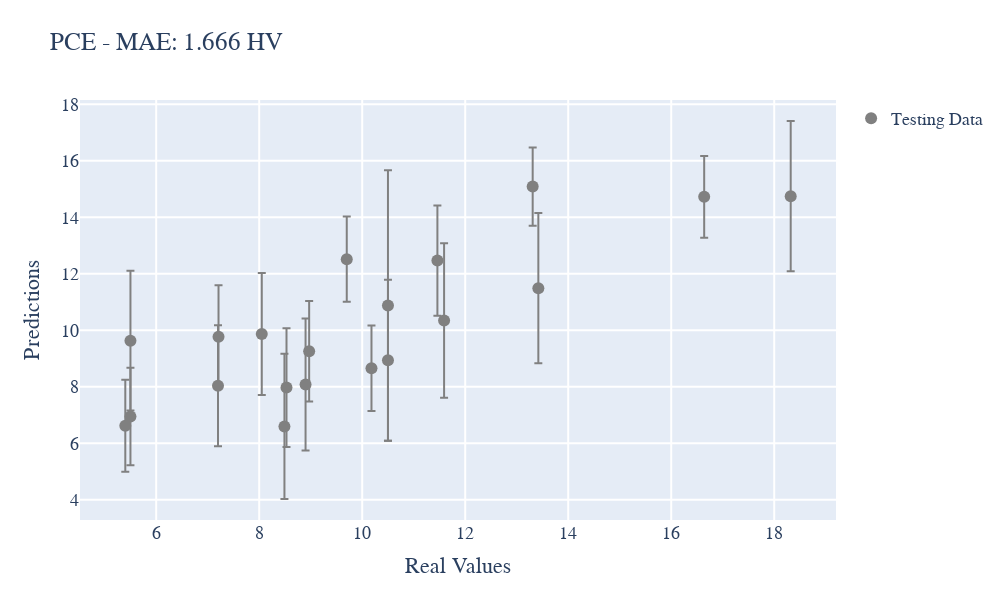

This figure's notebook cell:
### Code cell
plotly.offline.init_notebook_mode(connected=True)

layout0= go.Layout(title= "PCE - MAE: %.3f HV" %MAE_testing, hovermode= 'closest',
                   font = dict(family='Times New Roman',size=18),
                   xaxis= dict(title= 'Real Values',zeroline= False, gridwidth= 2),
                   yaxis= dict(title= 'Predictions',zeroline= False, gridwidth= 2),#range=[-350,3750]),
                   height=600,
                   width=1000,
     showlegend= True                 
)

fit  = np.linspace(min(df['PCE']), max(df['PCE']))
trace0 = go.Scatter(x = train_outputs, y = y_train, mode = 'markers', text=train_inputs.index, marker= dict(size= 12, color= 'blue'),name='Training Data')
trace1 = go.Scatter(x = test_outputs ,y = y_pred, mode = 'markers', text=test_inputs.index,marker= dict(size= 12, color= 'gray'), 
                    error_y = dict(type='data',array=y_std,visible=True),name='Testing Data')
trace2 = go.Scatter(x = fit ,y = fit, mode = 'lines', marker= dict(size= 12, color= 'black'), text = 'Fit',name='Linear Fit')

# data = [trace0,trace1,trace2]
# fig= go.Figure(data, layout=layout0)
# iplot(fig)

data1 = [trace1]
fig1= go.Figure(data1, layout=layout0)
iplot(fig1)

### Figure 1 — Plotly figure (JSON) as saved in the notebook; plotly's stock layout.template omitted (floating-point values rounded to 4 significant figures)
{"data": [{"error_y": {"array": [1.385, 1.628, 2.142, 2.102, 1.727, 1.824, 1.515, 2.334, 2.471, 2.158, 2.661, 1.954, 2.659, 2.57, 2.736, 4.79, 1.506, 2.852, 1.777, 1.445], "type": "data", "visible": true}, "marker": {"color": "gray", "size": 12}, "mode": "markers", "name": "Testing Data", "text": [58, 40, 34, 102, 184, 198, 95, 4, 29, 168, 171, 18, 11, 89, 110, 118, 159, 35, 136, 59], "type": "scatter", "x": [13.31, 5.4, 7.2, 8.53, 5.5, 7.21, 10.18, 8.9, 5.5, 8.05, 18.32, 11.46, 13.42, 8.49, 11.59, 10.5, 9.7, 10.5, 8.97, 16.64], "y": [15.09, 6.625, 8.04, 7.975, 6.951, 9.774, 8.66, 8.084, 9.634, 9.869, 14.75, 12.47, 11.49, 6.599, 10.35, 10.88, 12.52, 8.942, 9.262, 14.73]}], "layout": {"font": {"family": "Times New Roman", "size": 18}, "height": 600, "hovermode": "closest", "showlegend": true, "title": {"text": "PCE - MAE: 1.666 HV"}, "width": 1000, "xaxis": {"gridwidth": 2, "title": {"text": "Real Values"}, "zeroline": false}, "yaxis": {"gridwidth": 2, "title": {"text": "Predictions"}, "zeroline": false}}}
